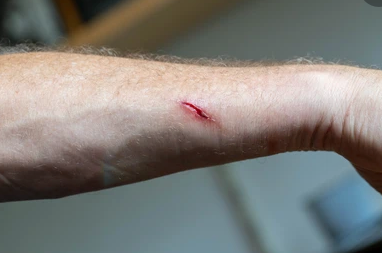
#> input picture band_aid_project/arm1.jpg, 382 x 253 px
$ python apply_band_aid.py
#> lines starting #> are read from the running program, lines starting #| are printed output that depends on the picture
# Assignment Details:
# 1. Create a Python program that can take a photo of a person’s arm with a wound and digitally place a band-aid on the wound.
# 2. The program should detect the wound on the arm in the picture (you may use any method: OpenCV, Mediapipe, simple color/contour detection, etc.).
# 3. Once the wound on the arm is detected, overlay a band-aid image so it looks naturally placed (scaled and angled to fit the arm).
# 4. The result should show the original image and the modified image with the band-aid applied.

# Solution of this Problem is Mentioned Below:

import cv2
import numpy as np

# Load transparent PNG band-aid
def load_png(path):
    img = cv2.imread(path, cv2.IMREAD_UNCHANGED)
    if img.shape[2] == 3:
        b, g, r = cv2.split(img)
        a = np.ones_like(b) * 255
        img = cv2.merge([b, g, r, a])
    return img

# Template-based wound detection (WORKS FOR YOUR IMAGES)
def detect_wound_template(img, template):
    gray_img = cv2.cvtColor(img, cv2.COLOR_BGR2GRAY)
    gray_temp = cv2.cvtColor(template, cv2.COLOR_BGR2GRAY)

    # Template matching
    result = cv2.matchTemplate(gray_img, gray_temp, cv2.TM_CCOEFF_NORMED)

    # Best match location
    _, max_val, _, max_loc = cv2.minMaxLoc(result)

    # Coordinates
    x, y = max_loc
    h, w = gray_temp.shape

    return x, y, w, h

def apply_band_aid(img, band, box):
    x, y, w, h = box

    # Resize band-aid to wound size
    band = cv2.resize(band, (w, h))

    # Split channels
    b, g, r, a = cv2.split(band)
    alpha = a / 255.0

    roi = img[y:y+h, x:x+w]

    blended = (roi * (1 - alpha[..., None]) + cv2.merge([b, g, r]) * alpha[..., None]).astype(np.uint8)
    img[y:y+h, x:x+w] = blended

    return img

def process(imgpath, bandpath, templatepath):
    img = cv2.imread(imgpath)
    band = load_png(bandpath)
    template = cv2.imread(templatepath)

    # detect wound using template
    x,y,w,h = detect_wound_template(img, template)

    result = apply_band_aid(img.copy(), band, (x,y,w,h))
    combined = np.hstack([img, result])

    cv2.imshow("Before                                                                                                 After", combined)

    save = imgpath.replace(".jpg", "_bandaid_template.jpg")
    cv2.imwrite(save, result)
    print("Saved:", save)

    cv2.waitKey(0)
    cv2.destroyAllWindows()

process("arm1.jpg", "band_aid.png", "wound_template.png")
#> in process, img is the input picture: shape (253, 382, 3); mean B, G, R 120, 124.5, 126.2
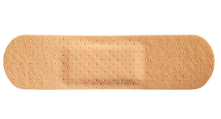
#> input picture band_aid_project/band_aid.png, 221 x 119 px
#> in load_png, img is the input picture: shape (119, 221, 4); mean B, G, R, A 197.7, 219.1, 242.1, 109
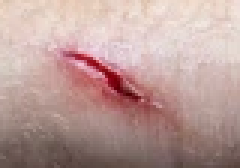
#> input picture band_aid_project/wound_template.png, 80 x 56 px (shown 3 times larger)
#> in process, template is the input picture: shape (56, 80, 3); mean B, G, R 152.2, 156.6, 186.3
#> in detect_wound_template, `_, max_val, _, max_loc = cv2.minMaxLoc(result)`: max_val = 1; max_loc = (161, 85)
#> in detect_wound_template, `x, y = max_loc`: x = 161; y = 85
#> in process, `x,y,w,h = detect_wound_template(img, template)`: x = 161; y = 85; w = 80; h = 56
process("arm2.jpg", "band_aid.png", "wound_template1.png")
#> call 2 of process, with imgpath = 'arm2.jpg', bandpath = 'band_aid.png', templatepath = 'wound_template1.png'
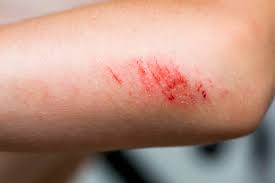
#> input picture band_aid_project/arm2.jpg, 275 x 183 px
#> in process, img is the input picture: shape (183, 275, 3); mean B, G, R 127.7, 143.2, 182.3
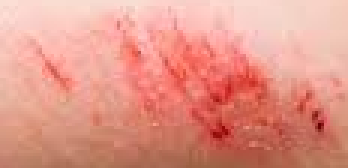
#> input picture band_aid_project/wound_template1.png, 116 x 56 px (shown 3 times larger)
#> in process, template is the input picture: shape (56, 116, 3); mean B, G, R 136, 150.1, 226.8
#> in detect_wound_template (call 2), `result = cv2.matchTemplate(gray_img, gray_temp, cv2.TM_CCOEFF_NORMED)`:
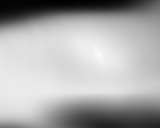
#> result: shape (128, 160) float32; min -0.82, max 1, mean 0.398; drawn with min black and max white
#> in detect_wound_template (call 2), `_, max_val, _, max_loc = cv2.minMaxLoc(result)`: max_loc = (98, 54)
#> in detect_wound_template (call 2), `x, y = max_loc`: x = 98; y = 54
#> in process (call 2), `x,y,w,h = detect_wound_template(img, template)`: x = 98; y = 54; w = 116
process("arm3.jpg", "band_aid.png", "wound.png")
#> call 3 of process, with imgpath = 'arm3.jpg', bandpath = 'band_aid.png', templatepath = 'wound.png'
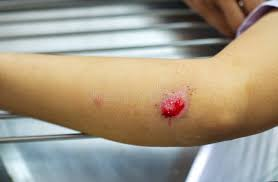
#> input picture band_aid_project/arm3.jpg, 278 x 182 px
#> in process, img is the input picture: shape (182, 278, 3); mean B, G, R 133.4, 151.8, 162.2
#> in detect_wound_template (call 3), `gray_img = cv2.cvtColor(img, cv2.COLOR_BGR2GRAY)`:
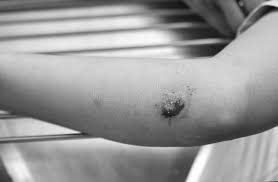
#> gray_img: shape (182, 278); min 6, max 255, mean 152.8
#> (the run stopped early here; a loop or call above may not have finished)
